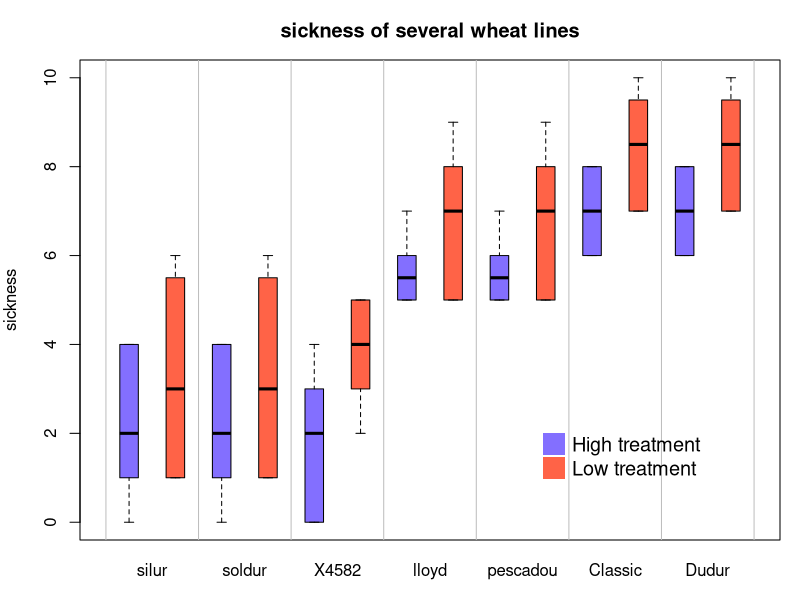

The R source for this figure:
# Create dummy data
variety <- rep( c("soldur", "silur", "lloyd", "pescadou", "X4582", "Dudur", "Classic"), each=40)
treatment <- rep(c(rep("high" , 20) , rep("low" , 20)) , 7)
note <- c( rep(c(sample(0:4, 20 , replace=T) , sample(1:6, 20 , replace=T)),2), 
          rep(c(sample(5:7, 20 , replace=T), sample(5:9, 20 , replace=T)),2), 
          c(sample(0:4, 20 , replace=T) , sample(2:5, 20 , replace=T), 
          rep(c(sample(6:8, 20 , replace=T) , sample(7:10, 20 , replace=T)),2) ))
data=data.frame(variety, treatment ,  note)

View(data)
 
# Reorder varieties (group) (mixing low and high treatments for the calculations)
new_order <- with(data, reorder(variety , note, mean , na.rm=T))

new_order
 
# Then I make the boxplot, asking to use the 2 factors : variety (in the good order) AND treatment :
par(mar=c(3,4,3,1))
myplot <- boxplot(note ~ treatment*new_order , data=data  , 
        boxwex=0.4 , ylab="sickness",
        main="sickness of several wheat lines" , 
        col=c("slateblue1" , "tomato") ,  
        xaxt="n")
 
# To add the label of x axis
my_names <- sapply(strsplit(myplot$names , '\\.') , function(x) x[[2]] )
my_names <- my_names[seq(1 , length(my_names) , 2)]
axis(1, 
     at = seq(1.5 , 14 , 2), 
     labels = my_names , 
     tick=FALSE , cex=0.3)

# Add the grey vertical lines
for(i in seq(0.5 , 20 , 2)){ 
  abline(v=i,lty=1, col="grey")
  }
 
# Add a legend
legend("bottomright", legend = c("High treatment", "Low treatment"), 
       col=c("slateblue1" , "tomato"),
       pch = 15, bty = "n", pt.cex = 3, cex = 1.2,  horiz = F, inset = c(0.1, 0.1))